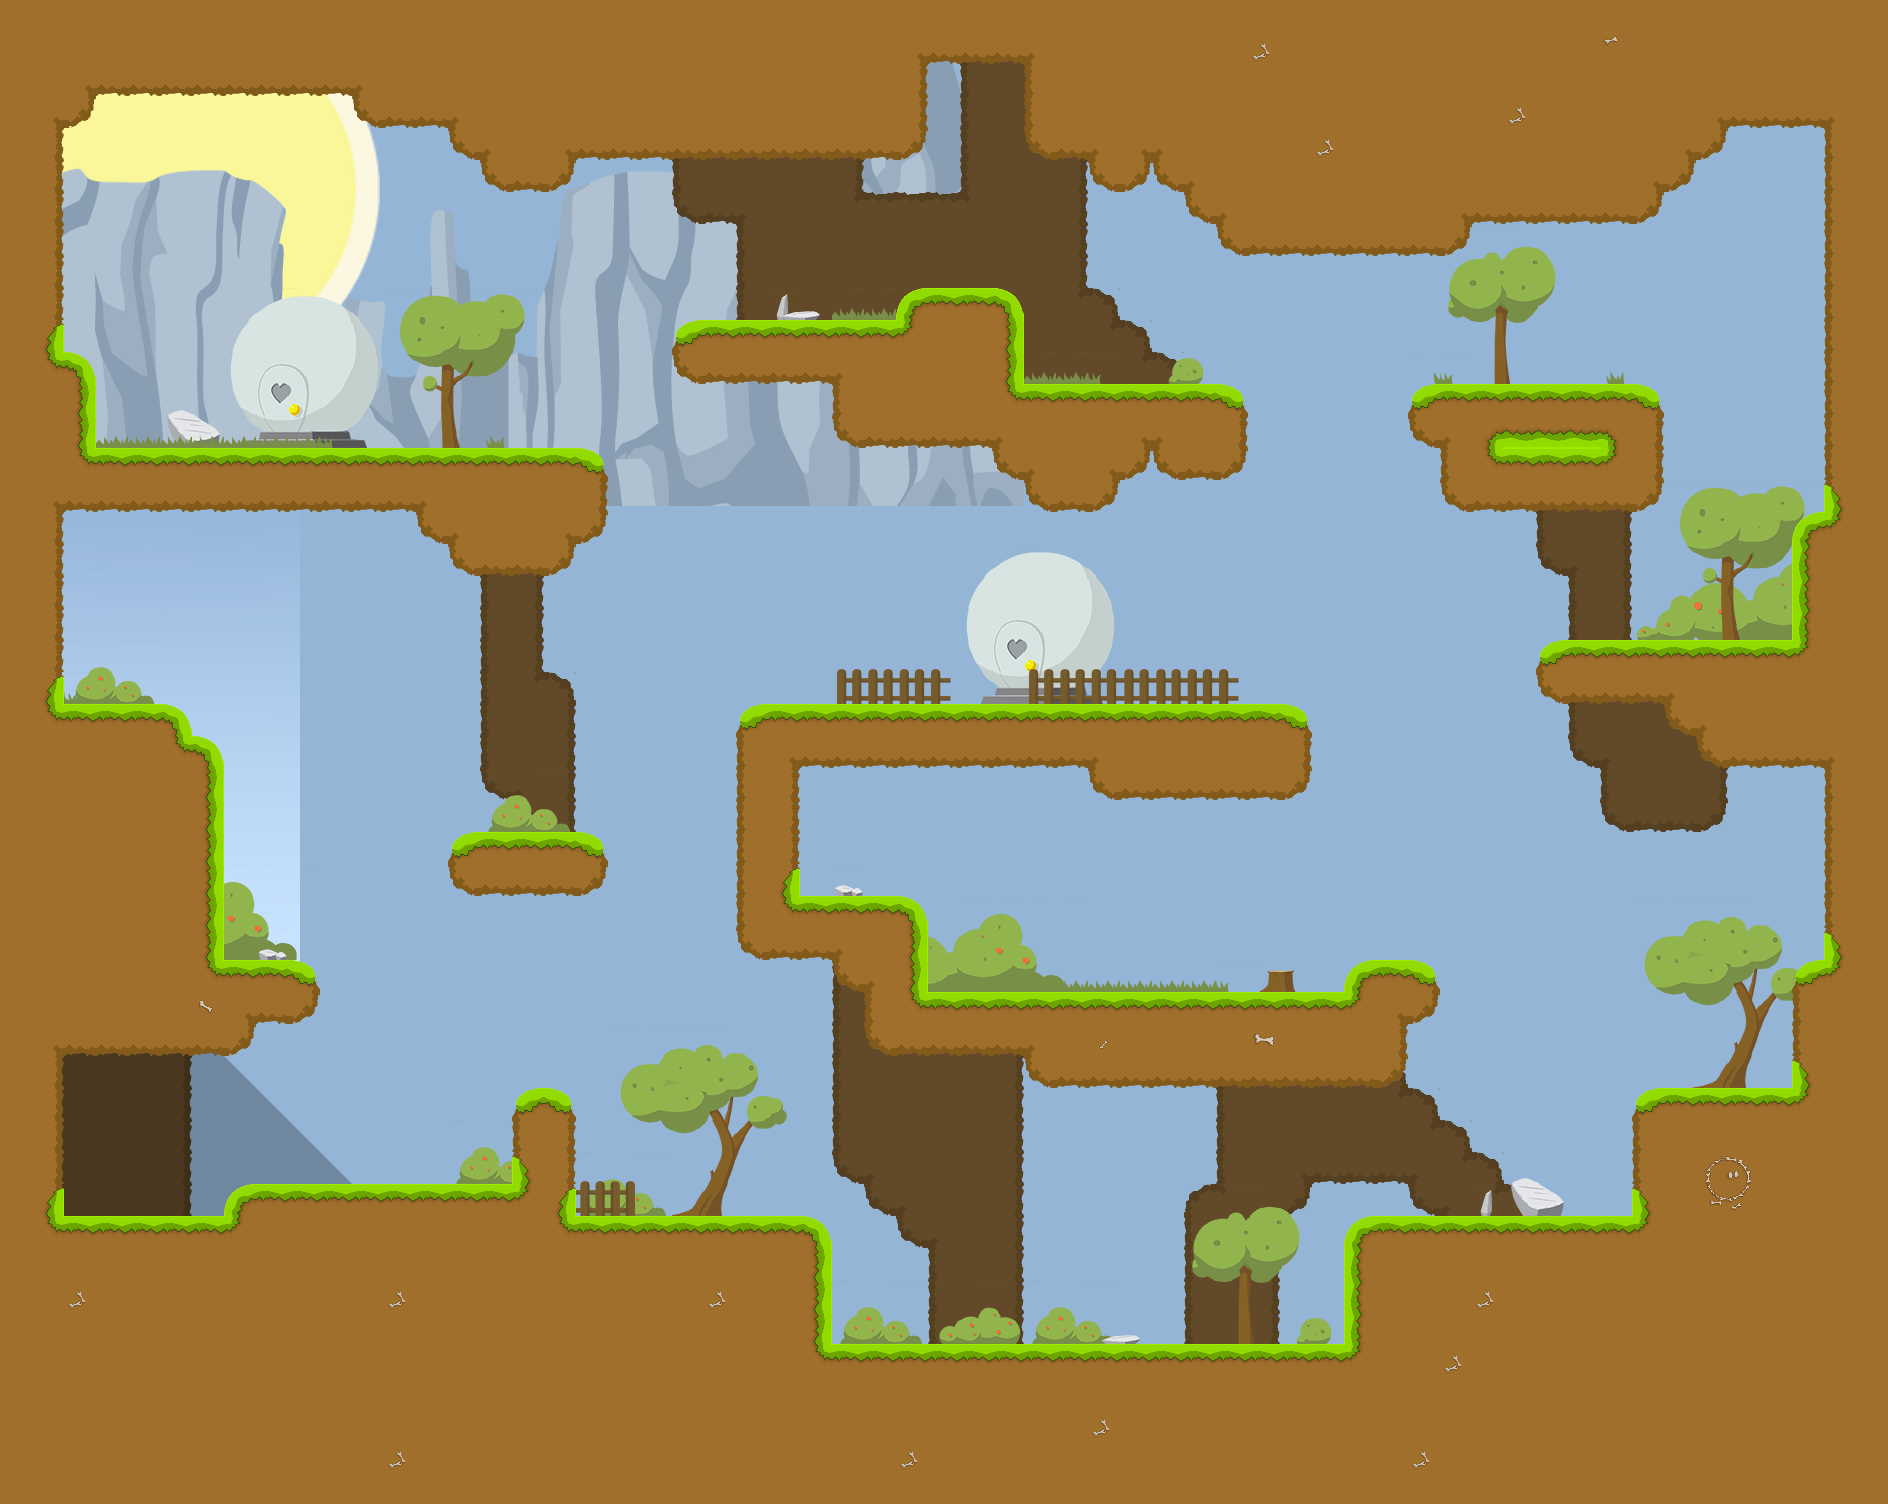

A level layout from a 2D game, rendered from its tile map. Below: a short description, then the map file with tile-grid data replaced by summaries:
An orthogonal 59x47 tile map with 32x32 px tiles, 6 tile layers (background, background-decoration, background-decoration2, shadow, ...), 2 tilesets, 3 image layers and 66 objects (player1).

<map version="1.0" orientation="orthogonal" renderorder="left-down" width="59" height="47" tilewidth="32" tileheight="32" backgroundcolor="#94b5d6">
 <tileset firstgid="1" name="grass_main" tilewidth="32" tileheight="32">
  <image source="../mapres/grass_main.png" width="416" height="192" />
 </tileset>
 <tileset firstgid="79" name="grass_doodads" tilewidth="32" tileheight="32">
  <image source="../mapres/grass_doodads.png" width="512" height="512" />
 </tileset>
 <imagelayer name="sky">
  <image source="../mapres/sky.png" />
  <properties>
   <property name="ratio" value="0.05" />
   <property name="repeat" value="repeat-x" />
   <property name="z" value="12" />
  </properties>
 </imagelayer>
 <imagelayer name="sun" x="300" y="200">
  <image source="../../dist/data/mapres/sun.png" />
  <properties>
   <property name="ratio" value="0.05" />
   <property name="repeat" value="no-repeat" />
   <property name="z" value="13" />
  </properties>
 </imagelayer>
 <imagelayer name="mountains" x="-550" y="400">
  <image source="../mapres/mountains.png" />
  <properties>
   <property name="ratio" value="0.4" />
   <property name="repeat" value="repeat-x" />
   <property name="z" value="15" />
  </properties>
 </imagelayer>
 <layer name="background" width="59" height="47">
  <properties>
   <property name="ratio" value="0.8" />
   <property name="z" value="18" />
  </properties>
  <data>[2773 cells, 330 non-empty, 13 distinct tile ids]</data>
 </layer>
 <layer name="background-decoration" width="59" height="47">
  <properties>
   <property name="z" value="21" />
  </properties>
  <data>[2773 cells, 276 non-empty, 150 distinct tile ids]</data>
 </layer>
 <layer name="background-decoration2" width="59" height="47">
  <properties>
   <property name="z" value="24" />
  </properties>
  <data>[2773 cells, 55 non-empty, 35 distinct tile ids]</data>
 </layer>
 <objectgroup name="entities">
  <properties>
   <property name="z" value="25" />
  </properties>
  <object name="player1" x="192" y="352" width="32" height="32" />
 </objectgroup>
 <layer name="shadow" width="59" height="47">
  <properties>
   <property name="z" value="27" />
  </properties>
  <data>[2773 cells, 50 non-empty, 2 distinct tile ids]</data>
 </layer>
 <layer name="foreground" width="59" height="47">
  <properties>
   <property name="z" value="30" />
  </properties>
  <data>[2773 cells, 1310 non-empty, 31 distinct tile ids]</data>
 </layer>
 <layer name="foreground-decoration" width="59" height="47">
  <properties>
   <property name="z" value="33" />
  </properties>
  <data>[2773 cells, 34 non-empty, 8 distinct tile ids]</data>
 </layer>
 <objectgroup color="#a40000" name="collision" visible="0">
  <object x="64" y="448" width="512" height="64" />
  <object x="416" y="512" width="32" height="32" />
  <object x="448" y="512" width="128" height="64" />
  <object x="1440" y="384" width="224" height="128" />
  <object x="1408" y="384" width="32" height="64" />
  <object x="672" y="320" width="224" height="64" />
  <object x="896" y="288" width="128" height="160" />
  <object x="832" y="384" width="64" height="64" />
  <object x="1024" y="384" width="224" height="96" />
  <object x="1024" y="480" width="96" height="32" />
  <object x="1536" y="640" width="256" height="64" />
  <object x="1664" y="704" width="32" height="32" />
  <object x="1696" y="736" width="128" height="32" />
  <object x="1824" y="768" width="32" height="192" />
  <object x="1792" y="960" width="32" height="128" />
  <object x="1664" y="1088" width="128" height="32" />
  <object x="1632" y="1088" width="32" height="128" />
  <object x="1376" y="1216" width="256" height="32" />
  <object x="1344" y="1216" width="32" height="128" />
  <object x="832" y="1344" width="512" height="32" />
  <object x="800" y="1216" width="32" height="128" />
  <object x="576" y="1216" width="224" height="32" />
  <object x="512" y="1088" width="64" height="128" />
  <object x="224" y="1184" width="288" height="32" />
  <object x="64" y="1216" width="160" height="32" />
  <object x="32" y="1056" width="32" height="160" />
  <object x="64" y="1024" width="192" height="32" />
  <object x="224" y="960" width="96" height="64" />
  <object x="192" y="736" width="32" height="224" />
  <object x="64" y="704" width="128" height="32" />
  <object x="32" y="512" width="32" height="192" />
  <object x="448" y="832" width="160" height="64" />
  <object x="64" y="352" width="32" height="96" />
  <object x="32" y="128" width="32" height="224" />
  <object x="64" y="96" width="32" height="32" />
  <object x="96" y="64" width="256" height="32" />
  <object x="352" y="96" width="96" height="32" />
  <object x="448" y="128" width="32" height="32" />
  <object x="480" y="160" width="96" height="32" />
  <object x="896" y="64" width="32" height="96" />
  <object x="928" y="32" width="96" height="32" />
  <object x="1024" y="64" width="32" height="96" />
  <object x="1056" y="128" width="32" height="32" />
  <object x="1088" y="160" width="96" height="32" />
  <object x="1184" y="192" width="32" height="32" />
  <object x="1216" y="224" width="256" height="32" />
  <object x="1472" y="192" width="192" height="32" />
  <object x="1664" y="160" width="32" height="32" />
  <object x="1696" y="128" width="32" height="32" />
  <object x="1728" y="96" width="96" height="32" />
  <object x="1824" y="128" width="32" height="384" />
  <object x="1792" y="512" width="32" height="128" />
  <object x="736" y="704" width="64" height="256" />
  <object x="800" y="704" width="288" height="64" />
  <object x="1088" y="704" width="224" height="96" />
  <object x="800" y="896" width="128" height="64" />
  <object x="832" y="960" width="96" height="32" />
  <object x="1024" y="992" width="384" height="96" />
  <object x="1344" y="960" width="64" height="32" />
  <object x="1408" y="960" width="32" height="64" />
  <object x="864" y="992" width="160" height="64" />
  <object x="576" y="128" width="320" height="32" />
  <object x="1024" y="448" height="32" />
  <object x="992" y="448" width="32" height="32" />
  <object x="576" y="448" width="32" height="96" />
 </objectgroup>
</map>